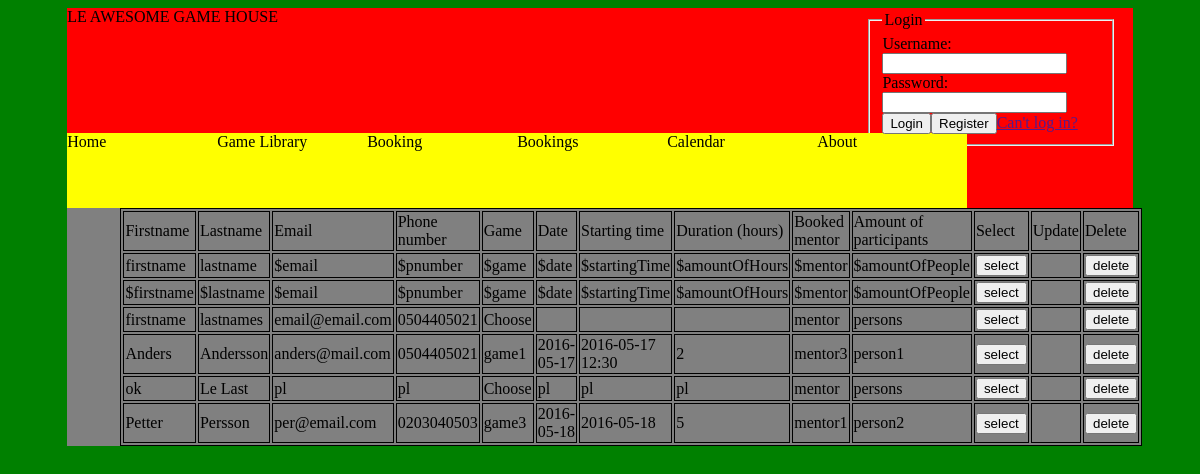
Page /?page=bookings on the earlier database version.
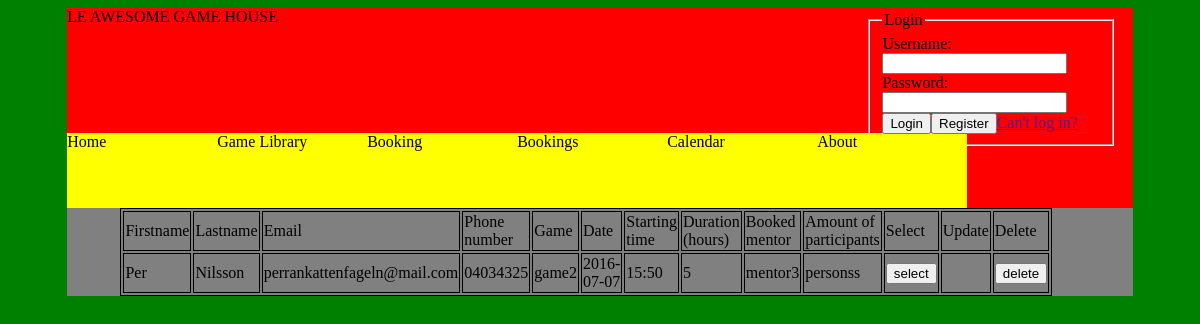
Same page on the later database version.
### tables this page shows
CREATE TABLE "Booking" ("pk" INTEGER PRIMARY KEY  AUTOINCREMENT  NOT NULL , "firstname" VARCHAR, "lastname" VARCHAR, "email" VARCHAR, "pnumber" VARCHAR, "game" VARCHAR, "date" DATETIME, "startingTime" DATETIME, "amountOfHours" INTEGER, "mentor" VARCHAR, "amountOfPeople" INTEGER);

### model.php (called while the page is built, shortened)
<?php
class Model{
    public $types = array("GameLibrarySearch", "games", "accounts", "review", "Game", "GameLibrary", "Booking", "Bookings", "registerAccount", "deleteBookings", "AllGames");
    function read($type, $id){
        if(in_array($type, $this->types)){
            $db = new PDO("sqlite:db/db.sqlite");
            try {
                $db = new PDO("sqlite:db/db.sqlite");
                $db->setAttribute(PDO::ATTR_ERRMODE, PDO::ERRMODE_EXCEPTION);
            } catch (PDOException $e) {
                echo "Failed to connect to the database using DSN:<br>$dsn<br>";
                throw $e;
            }
            switch($type){
                case "Bookings":
                $stmt = $db->prepare("SELECT * FROM Booking");
                $stmt->execute();
                $res = $stmt->fetchAll(PDO::FETCH_ASSOC);
                return $res;
                break;
            }
        } else{
            echo "**Invalid type in read**";
        }
    }
}
 ?>

### view.php (the view, shortened to what the changed rows need)
<?php
class InterfaceView{
    public function staticStuff(){
        echo "
        <!DOCTYPE html>
            <head>
                <title>title</title>
                <link rel='stylesheet' href='style.css'>
            </head>
        <body>
        <header>";
        echo "</header>";
    }
    function displayBookings($data){
        echo "<main>";
        echo "<table class='table'><tr><td>Firstname</td><td>Lastname</td><td>Email</td><td>Phone number</td><td>Game</td><td>Date</td><td>Starting time</td><td>Duration (hours)</td><td>Booked mentor</td><td>Amount of participants</td><td>Select</td><td>Update</td><td>Delete</td></tr>";
        foreach($data as $booking){
          if(isset($_POST['selected'])) {
            if($_POST['selected'] == $booking['pk']) {
              echo "<form method='post' name='updateBookings'>";
              echo "<tr><td><input type='text' name='firstname' value=" . $booking['firstname'] . "></input></td><td><input type='text' name='lastname' value=" . $booking['lastname'] . "></input></td><td><input type='text' name='email' value=" . $booking['email'] . "></input></td><td><input type='text' name='pnumber' value=" . $booking['pnumber'] . "></input></td><td><input type='text' name='game' value=" . $booking['game'] . "></input></td><td><input type='text' name='date' value=" . $booking['date'] . "></input></td><td><input type='text' name='startingTime' value=" . $booking['startingTime'] . "></input></td><td><input type='text' name='amountOfHours' value=" . $booking['amountOfHours'] . "></input></td><td><input type='text' name='mentor' value=" . $booking['mentor'] . "></input></td><td><input type='text' name='amountOfPeople' value=" . $booking['amountOfPeople'] . "></input></td>";
              echo "<td></td>";
              echo "<td><button type='submit' value=" . $booking['pk'] . " name='updateBookings'>update</button></td>";
              echo "<td><form method='post'><button type='submit' value=" . $booking['pk'] . " name='deleteBookings'>delete</button></form></td></tr>";
              echo "</form>";
            } else {
              echo "<tr><td>" . $booking['firstname'] . "</td><td>" . $booking['lastname'] . "</td><td>" . $booking['email'] . "</td><td>" . $booking['pnumber'] . "</td><td>" . $booking['game'] . "</td><td>" . $booking['date'] . "</td><td>" . $booking['startingTime'] . "</td><td>" . $booking['amountOfHours'] . "</td><td>" . $booking['mentor'] . "</td><td>" . $booking['amountOfPeople'] . "</td>";
              echo "<td><form method='post'><button type='submit' value=" . $booking['pk'] . " name='selected'>select</button></form></td>";
              echo "<td></td>";
              echo "<td><form method='post'><button type='submit' value=" . $booking['pk'] . " name='deleteBookings'>delete</button></form></td></tr>";
              echo "</tr>";
            }
        } else{
            echo "<tr><td>" . $booking['firstname'] . "</td><td>" . $booking['lastname'] . "</td><td>" . $booking['email'] . "</td><td>" . $booking['pnumber'] . "</td><td>" . $booking['game'] . "</td><td>" . $booking['date'] . "</td><td>" . $booking['startingTime'] . "</td><td>" . $booking['amountOfHours'] . "</td><td>" . $booking['mentor'] . "</td><td>" . $booking['amountOfPeople'] . "</td>";
            echo "<td><form method='post'><button type='submit' value=" . $booking['pk'] . " name='selected'>select</button></form></td>";
            echo "<td></td>";
            echo "<td><form method='post'><button type='submit' value=" . $booking['pk'] . " name='deleteBookings'>delete</button></form></td></tr>";
        }
        }
        echo "</main>";
    }
}
 ?>

Differences in the rows shown:
removed booking: firstname "firstname", lastname "lastname", email "$email", pnumber "$pnumber", game "$game", date "$date", startingTime "$startingTime", amountOfHours "$amountOfHours", mentor "$mentor", amountOfPeople "$amountOfPeople", $booking['pk'] 1 (drawn)
removed booking: firstname "$firstname", lastname "$lastname", email "$email", pnumber "$pnumber", game "$game", date "$date", startingTime "$startingTime", amountOfHours "$amountOfHours", mentor "$mentor", amountOfPeople "$amountOfPeople", $booking['pk'] 2 (drawn)
removed booking: firstname "firstname", lastname "lastnames", email "email@email.com", pnumber "0504405021", game "Choose", mentor "mentor", amountOfPeople "persons", $booking['pk'] 3 (drawn)
removed booking: firstname "Anders", lastname "Andersson", email "anders@mail.com", pnumber "0504405021", game "game1", date "2016-05-17", startingTime "2016-05-17 12:30", amountOfHours "2", mentor "mentor3", amountOfPeople "person1", $booking['pk'] 4 (drawn)
removed booking: firstname "ok", lastname "Le Last", email "pl", pnumber "pl", game "Choose", date "pl", startingTime "pl", amountOfHours "pl", mentor "mentor", amountOfPeople "persons", $booking['pk'] 5 (drawn)
removed booking: firstname "Petter", lastname "Persson", email "per@email.com", pnumber "0203040503", game "game3", date "2016-05-18", startingTime "2016-05-18", amountOfHours "5", mentor "mentor1", amountOfPeople "person2", $booking['pk'] 6 (drawn)
added booking: firstname "Per", lastname "Nilsson", email "perrankattenfageln@mail.com", pnumber "04034325", game "game2", date "2016-07-07", startingTime "15:50", amountOfHours "5", mentor "mentor3", amountOfPeople "personss", $booking['pk'] 7 (drawn)
